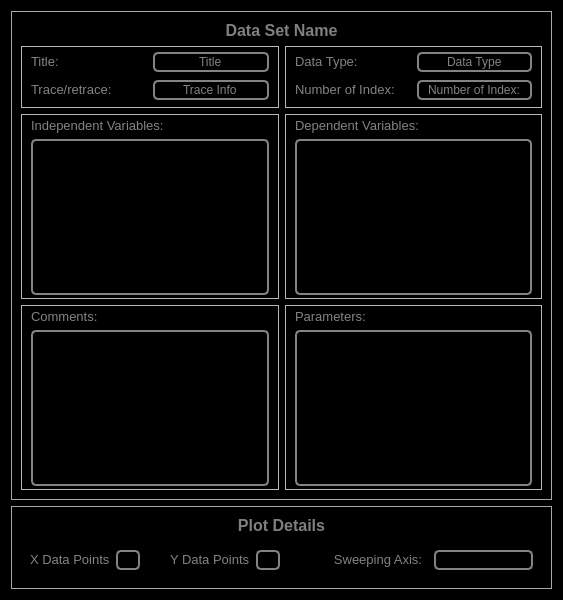
<?xml version="1.0" encoding="UTF-8"?>
<ui version="4.0">
 <class>Dialog</class>
 <widget class="QDialog" name="Dialog">
  <property name="geometry">
   <rect>
    <x>0</x>
    <y>0</y>
    <width>563</width>
    <height>600</height>
   </rect>
  </property>
  <property name="windowTitle">
   <string>Data Information</string>
  </property>
  <property name="styleSheet">
   <string notr="true">#Dialog
{
background-color: rgb(0, 0, 0);
}</string>
  </property>
  <layout class="QGridLayout" name="gridLayout_6" rowstretch="1,0">
   <item row="0" column="0">
    <widget class="QFrame" name="frame_DataDetails">
     <property name="styleSheet">
      <string notr="true">#frame_DataDetails{
border:1px solid rgb(168,168,168)
}</string>
     </property>
     <property name="frameShape">
      <enum>QFrame::StyledPanel</enum>
     </property>
     <property name="frameShadow">
      <enum>QFrame::Raised</enum>
     </property>
     <layout class="QGridLayout" name="gridLayout" rowstretch="1,1,3,3" columnstretch="1,1">
      <item row="2" column="1">
       <widget class="QFrame" name="frame_DependentVariables">
        <property name="frameShape">
         <enum>QFrame::StyledPanel</enum>
        </property>
        <property name="frameShadow">
         <enum>QFrame::Raised</enum>
        </property>
        <layout class="QVBoxLayout" name="verticalLayout_2">
         <property name="topMargin">
          <number>3</number>
         </property>
         <property name="bottomMargin">
          <number>3</number>
         </property>
         <item>
          <widget class="QLabel" name="label_DependentVariables">
           <property name="text">
            <string>&lt;html&gt;&lt;head/&gt;&lt;body&gt;&lt;p&gt;&lt;span style=&quot; font-size:10pt; color:#838383;&quot;&gt;Dependent Variables:&lt;/span&gt;&lt;/p&gt;&lt;/body&gt;&lt;/html&gt;</string>
           </property>
          </widget>
         </item>
         <item>
          <widget class="QListWidget" name="listWidget_DependentVariables">
           <property name="styleSheet">
            <string notr="true">QListWidget#listWidget_DependentVariables{
color: rgb(131,131,131);
background-color:rgb(0,0,0);
border: 2px solid  rgb(131,131,131);
border-radius: 5px
}

QScrollBar:horizontal {
   border: 0px;
   background: black;
   height: 15px;
}
QScrollBar:vertical {
   border: 0px;
   background: black;
   width: 15px;
}</string>
           </property>
          </widget>
         </item>
        </layout>
       </widget>
      </item>
      <item row="0" column="0" colspan="2">
       <widget class="QLabel" name="label_DataSetName">
        <property name="sizePolicy">
         <sizepolicy hsizetype="Preferred" vsizetype="Fixed">
          <horstretch>0</horstretch>
          <verstretch>0</verstretch>
         </sizepolicy>
        </property>
        <property name="font">
         <font>
          <pointsize>12</pointsize>
          <weight>75</weight>
          <bold>true</bold>
         </font>
        </property>
        <property name="styleSheet">
         <string notr="true">color:grey</string>
        </property>
        <property name="text">
         <string>Data Set Name</string>
        </property>
        <property name="alignment">
         <set>Qt::AlignCenter</set>
        </property>
       </widget>
      </item>
      <item row="1" column="1">
       <widget class="QFrame" name="frame_Description2">
        <property name="frameShape">
         <enum>QFrame::StyledPanel</enum>
        </property>
        <property name="frameShadow">
         <enum>QFrame::Raised</enum>
        </property>
        <layout class="QGridLayout" name="gridLayout_4" rowstretch="1,1" columnstretch="1,1">
         <property name="topMargin">
          <number>3</number>
         </property>
         <property name="bottomMargin">
          <number>3</number>
         </property>
         <item row="1" column="1">
          <widget class="QLineEdit" name="lineEdit_Numberofindex">
           <property name="styleSheet">
            <string notr="true">QLineEdit#lineEdit_Numberofindex{
color: rgb(131,131,131);
background-color:rgb(0,0,0);
border: 2px solid  rgb(131,131,131);
border-radius: 5px
}
</string>
           </property>
           <property name="text">
            <string>Number of Index:</string>
           </property>
           <property name="alignment">
            <set>Qt::AlignCenter</set>
           </property>
           <property name="readOnly">
            <bool>true</bool>
           </property>
          </widget>
         </item>
         <item row="1" column="0">
          <widget class="QLabel" name="label_Numberofindex">
           <property name="minimumSize">
            <size>
             <width>80</width>
             <height>0</height>
            </size>
           </property>
           <property name="text">
            <string>&lt;html&gt;&lt;head/&gt;&lt;body&gt;&lt;p&gt;&lt;span style=&quot; font-size:10pt; color:#838383;&quot;&gt;Number of Index:&lt;/span&gt;&lt;/p&gt;&lt;/body&gt;&lt;/html&gt;</string>
           </property>
           <property name="alignment">
            <set>Qt::AlignLeading|Qt::AlignLeft|Qt::AlignVCenter</set>
           </property>
          </widget>
         </item>
         <item row="0" column="1">
          <widget class="QLineEdit" name="lineEdit_DataType">
           <property name="styleSheet">
            <string notr="true">QLineEdit#lineEdit_DataType{
color: rgb(131,131,131);
background-color:rgb(0,0,0);
border: 2px solid  rgb(131,131,131);
border-radius: 5px
}
</string>
           </property>
           <property name="text">
            <string>Data Type</string>
           </property>
           <property name="alignment">
            <set>Qt::AlignCenter</set>
           </property>
           <property name="readOnly">
            <bool>true</bool>
           </property>
          </widget>
         </item>
         <item row="0" column="0">
          <widget class="QLabel" name="label_DataType">
           <property name="minimumSize">
            <size>
             <width>80</width>
             <height>0</height>
            </size>
           </property>
           <property name="text">
            <string>&lt;html&gt;&lt;head/&gt;&lt;body&gt;&lt;p&gt;&lt;span style=&quot; font-size:10pt; color:#838383;&quot;&gt;Data Type:&lt;/span&gt;&lt;/p&gt;&lt;/body&gt;&lt;/html&gt;</string>
           </property>
           <property name="alignment">
            <set>Qt::AlignLeading|Qt::AlignLeft|Qt::AlignVCenter</set>
           </property>
          </widget>
         </item>
        </layout>
       </widget>
      </item>
      <item row="1" column="0">
       <widget class="QFrame" name="frame_Description1">
        <property name="frameShape">
         <enum>QFrame::StyledPanel</enum>
        </property>
        <property name="frameShadow">
         <enum>QFrame::Raised</enum>
        </property>
        <layout class="QGridLayout" name="gridLayout_3" rowstretch="1,1" columnstretch="1,1">
         <property name="topMargin">
          <number>3</number>
         </property>
         <property name="bottomMargin">
          <number>3</number>
         </property>
         <item row="1" column="0">
          <widget class="QLabel" name="label_TraceInfo">
           <property name="minimumSize">
            <size>
             <width>80</width>
             <height>0</height>
            </size>
           </property>
           <property name="text">
            <string>&lt;html&gt;&lt;head/&gt;&lt;body&gt;&lt;p&gt;&lt;span style=&quot; font-size:10pt; color:#838383;&quot;&gt;Trace/retrace:&lt;/span&gt;&lt;/p&gt;&lt;/body&gt;&lt;/html&gt;</string>
           </property>
           <property name="alignment">
            <set>Qt::AlignLeading|Qt::AlignLeft|Qt::AlignVCenter</set>
           </property>
          </widget>
         </item>
         <item row="1" column="1">
          <widget class="QLineEdit" name="lineEdit_TraceInfo">
           <property name="styleSheet">
            <string notr="true">QLineEdit#lineEdit_TraceInfo{
color: rgb(131,131,131);
background-color:rgb(0,0,0);
border: 2px solid  rgb(131,131,131);
border-radius: 5px
}
</string>
           </property>
           <property name="text">
            <string>Trace Info</string>
           </property>
           <property name="alignment">
            <set>Qt::AlignCenter</set>
           </property>
           <property name="readOnly">
            <bool>true</bool>
           </property>
          </widget>
         </item>
         <item row="0" column="0">
          <widget class="QLabel" name="label_Title">
           <property name="minimumSize">
            <size>
             <width>80</width>
             <height>0</height>
            </size>
           </property>
           <property name="text">
            <string>&lt;html&gt;&lt;head/&gt;&lt;body&gt;&lt;p&gt;&lt;span style=&quot; font-size:10pt; color:#838383;&quot;&gt;Title:&lt;/span&gt;&lt;/p&gt;&lt;/body&gt;&lt;/html&gt;</string>
           </property>
           <property name="alignment">
            <set>Qt::AlignLeading|Qt::AlignLeft|Qt::AlignVCenter</set>
           </property>
          </widget>
         </item>
         <item row="0" column="1">
          <widget class="QLineEdit" name="lineEdit_Title">
           <property name="styleSheet">
            <string notr="true">QLineEdit#lineEdit_Title{
color: rgb(131,131,131);
background-color:rgb(0,0,0);
border: 2px solid  rgb(131,131,131);
border-radius: 5px
}
</string>
           </property>
           <property name="text">
            <string>Title</string>
           </property>
           <property name="alignment">
            <set>Qt::AlignCenter</set>
           </property>
           <property name="readOnly">
            <bool>true</bool>
           </property>
          </widget>
         </item>
        </layout>
       </widget>
      </item>
      <item row="2" column="0">
       <widget class="QFrame" name="frame_IndependentVariables">
        <property name="frameShape">
         <enum>QFrame::StyledPanel</enum>
        </property>
        <property name="frameShadow">
         <enum>QFrame::Raised</enum>
        </property>
        <layout class="QVBoxLayout" name="verticalLayout_4">
         <property name="topMargin">
          <number>3</number>
         </property>
         <property name="bottomMargin">
          <number>3</number>
         </property>
         <item>
          <widget class="QLabel" name="label_IndependentVariables">
           <property name="text">
            <string>&lt;html&gt;&lt;head/&gt;&lt;body&gt;&lt;p&gt;&lt;span style=&quot; font-size:10pt; color:#838383;&quot;&gt;Independent Variables:&lt;/span&gt;&lt;/p&gt;&lt;/body&gt;&lt;/html&gt;</string>
           </property>
          </widget>
         </item>
         <item>
          <widget class="QListWidget" name="listWidget_IndependentVariables">
           <property name="styleSheet">
            <string notr="true">QListWidget#listWidget_IndependentVariables{
color: rgb(131,131,131);
background-color:rgb(0,0,0);
border: 2px solid  rgb(131,131,131);
border-radius: 5px
}

QScrollBar:horizontal {
   border: 0px;
   background: black;
   height: 15px;
}
QScrollBar:vertical {
   border: 0px;
   background: black;
   width: 15px;
}</string>
           </property>
          </widget>
         </item>
        </layout>
       </widget>
      </item>
      <item row="3" column="0">
       <widget class="QFrame" name="frame_Comments">
        <property name="frameShape">
         <enum>QFrame::StyledPanel</enum>
        </property>
        <property name="frameShadow">
         <enum>QFrame::Raised</enum>
        </property>
        <layout class="QGridLayout" name="gridLayout_2" rowstretch="0,0" columnstretch="1,0,0">
         <property name="topMargin">
          <number>3</number>
         </property>
         <property name="bottomMargin">
          <number>3</number>
         </property>
         <item row="0" column="0" colspan="2">
          <widget class="QLabel" name="label_Comments">
           <property name="text">
            <string>&lt;html&gt;&lt;head/&gt;&lt;body&gt;&lt;p&gt;&lt;span style=&quot; font-size:10pt; color:#838383;&quot;&gt;Comments:&lt;/span&gt;&lt;/p&gt;&lt;/body&gt;&lt;/html&gt;</string>
           </property>
          </widget>
         </item>
         <item row="1" column="0" colspan="3">
          <widget class="QTextEdit" name="textEdit_CurrentComments">
           <property name="styleSheet">
            <string notr="true">QTextEdit#textEdit_CurrentComments{
color: rgb(131,131,131);
background-color:rgb(0,0,0);
border: 2px solid  rgb(131,131,131);
border-radius: 5px
}</string>
           </property>
           <property name="readOnly">
            <bool>true</bool>
           </property>
          </widget>
         </item>
        </layout>
       </widget>
      </item>
      <item row="3" column="1">
       <widget class="QFrame" name="frame_parameter">
        <property name="frameShape">
         <enum>QFrame::StyledPanel</enum>
        </property>
        <property name="frameShadow">
         <enum>QFrame::Raised</enum>
        </property>
        <layout class="QVBoxLayout" name="verticalLayout" stretch="0,0">
         <property name="topMargin">
          <number>3</number>
         </property>
         <property name="bottomMargin">
          <number>3</number>
         </property>
         <item>
          <widget class="QLabel" name="label_Parameters">
           <property name="text">
            <string>&lt;html&gt;&lt;head/&gt;&lt;body&gt;&lt;p&gt;&lt;span style=&quot; font-size:10pt; color:#838383;&quot;&gt;Parameters:&lt;/span&gt;&lt;/p&gt;&lt;/body&gt;&lt;/html&gt;</string>
           </property>
          </widget>
         </item>
         <item>
          <widget class="QListWidget" name="listWidget_parameters">
           <property name="styleSheet">
            <string notr="true">QListWidget#listWidget_parameters{
color: rgb(131,131,131);
background-color:rgb(0,0,0);
border: 2px solid  rgb(131,131,131);
border-radius: 5px
}

QScrollBar:horizontal {
   border: 0px;
   background: black;
   height: 15px;
}
QScrollBar:vertical {
   border: 0px;
   background: black;
   width: 15px;
}</string>
           </property>
          </widget>
         </item>
        </layout>
       </widget>
      </item>
     </layout>
    </widget>
   </item>
   <item row="1" column="0">
    <widget class="QFrame" name="frame_PlotDetails">
     <property name="styleSheet">
      <string notr="true">#frame_PlotDetails{
border:1px solid rgb(168,168,168)
}</string>
     </property>
     <property name="frameShape">
      <enum>QFrame::StyledPanel</enum>
     </property>
     <property name="frameShadow">
      <enum>QFrame::Raised</enum>
     </property>
     <layout class="QGridLayout" name="gridLayout_5" rowstretch="1,0" columnstretch="1,0">
      <item row="1" column="0">
       <widget class="QFrame" name="frame_Dimension">
        <property name="styleSheet">
         <string notr="true">QFrame#frame_Dimension{
color: rgb(131,131,131);
background-color:rgb(0,0,0);
border: 0px solid  rgb(131,131,131);
border-radius: 5px
}</string>
        </property>
        <property name="frameShape">
         <enum>QFrame::StyledPanel</enum>
        </property>
        <property name="frameShadow">
         <enum>QFrame::Raised</enum>
        </property>
        <layout class="QHBoxLayout" name="horizontalLayout" stretch="1,1,0,1,1,0">
         <item>
          <widget class="QLabel" name="label_XPoints">
           <property name="minimumSize">
            <size>
             <width>80</width>
             <height>0</height>
            </size>
           </property>
           <property name="text">
            <string>&lt;html&gt;&lt;head/&gt;&lt;body&gt;&lt;p&gt;&lt;span style=&quot; font-size:10pt; color:#838383;&quot;&gt;X Data Points:&lt;/span&gt;&lt;/p&gt;&lt;/body&gt;&lt;/html&gt;</string>
           </property>
           <property name="alignment">
            <set>Qt::AlignCenter</set>
           </property>
          </widget>
         </item>
         <item>
          <widget class="QLineEdit" name="lineEdit_XPoints">
           <property name="styleSheet">
            <string notr="true">QLineEdit#lineEdit_XPoints{
color: rgb(131,131,131);
background-color:rgb(0,0,0);
border: 2px solid  rgb(131,131,131);
border-radius: 5px
}
QScrollBar:vertical {
   border: 0px;
   background: black;
   width: 0px;
}</string>
           </property>
          </widget>
         </item>
         <item>
          <spacer name="horizontalSpacer_5">
           <property name="orientation">
            <enum>Qt::Horizontal</enum>
           </property>
           <property name="sizeHint" stdset="0">
            <size>
             <width>40</width>
             <height>20</height>
            </size>
           </property>
          </spacer>
         </item>
         <item>
          <widget class="QLabel" name="label_YPoints">
           <property name="minimumSize">
            <size>
             <width>80</width>
             <height>0</height>
            </size>
           </property>
           <property name="text">
            <string>&lt;html&gt;&lt;head/&gt;&lt;body&gt;&lt;p&gt;&lt;span style=&quot; font-size:10pt; color:#838383;&quot;&gt;Y Data Points:&lt;/span&gt;&lt;/p&gt;&lt;/body&gt;&lt;/html&gt;</string>
           </property>
           <property name="alignment">
            <set>Qt::AlignCenter</set>
           </property>
          </widget>
         </item>
         <item>
          <widget class="QLineEdit" name="lineEdit_YPoints">
           <property name="styleSheet">
            <string notr="true">QLineEdit#lineEdit_YPoints{
color: rgb(131,131,131);
background-color:rgb(0,0,0);
border: 2px solid  rgb(131,131,131);
border-radius: 5px
}
QScrollBar:vertical {
   border: 0px;
   background: black;
   width: 0px;
}</string>
           </property>
          </widget>
         </item>
         <item>
          <spacer name="horizontalSpacer_6">
           <property name="orientation">
            <enum>Qt::Horizontal</enum>
           </property>
           <property name="sizeHint" stdset="0">
            <size>
             <width>40</width>
             <height>20</height>
            </size>
           </property>
          </spacer>
         </item>
        </layout>
       </widget>
      </item>
      <item row="1" column="1">
       <widget class="QFrame" name="frame_SweepingAxis">
        <property name="styleSheet">
         <string notr="true">QFrame#frame_SweepingAxis{
color: rgb(131,131,131);
background-color:rgb(0,0,0);
border: 0px solid  rgb(131,131,131);
border-radius: 5px
}</string>
        </property>
        <property name="frameShape">
         <enum>QFrame::StyledPanel</enum>
        </property>
        <property name="frameShadow">
         <enum>QFrame::Raised</enum>
        </property>
        <layout class="QHBoxLayout" name="horizontalLayout_2" stretch="1,1">
         <item>
          <widget class="QLabel" name="label_SweepingAxis">
           <property name="minimumSize">
            <size>
             <width>80</width>
             <height>0</height>
            </size>
           </property>
           <property name="text">
            <string>&lt;html&gt;&lt;head/&gt;&lt;body&gt;&lt;p&gt;&lt;span style=&quot; font-size:10pt; color:#838383;&quot;&gt;Sweeping Axis:&lt;/span&gt;&lt;/p&gt;&lt;/body&gt;&lt;/html&gt;</string>
           </property>
           <property name="alignment">
            <set>Qt::AlignCenter</set>
           </property>
          </widget>
         </item>
         <item>
          <widget class="QLineEdit" name="lineEdit_SweepingAxis">
           <property name="styleSheet">
            <string notr="true">QLineEdit#lineEdit_SweepingAxis{
color: rgb(131,131,131);
background-color:rgb(0,0,0);
border: 2px solid  rgb(131,131,131);
border-radius: 5px
}
QScrollBar:vertical {
   border: 0px;
   background: black;
   width: 0px;
}</string>
           </property>
          </widget>
         </item>
        </layout>
       </widget>
      </item>
      <item row="0" column="0" colspan="2">
       <widget class="QLabel" name="label_PlotDetails">
        <property name="sizePolicy">
         <sizepolicy hsizetype="Preferred" vsizetype="Fixed">
          <horstretch>0</horstretch>
          <verstretch>0</verstretch>
         </sizepolicy>
        </property>
        <property name="font">
         <font>
          <pointsize>12</pointsize>
          <weight>75</weight>
          <bold>true</bold>
         </font>
        </property>
        <property name="styleSheet">
         <string notr="true">color:grey</string>
        </property>
        <property name="text">
         <string>Plot Details</string>
        </property>
        <property name="alignment">
         <set>Qt::AlignCenter</set>
        </property>
       </widget>
      </item>
     </layout>
    </widget>
   </item>
  </layout>
 </widget>
 <resources/>
 <connections/>
</ui>
